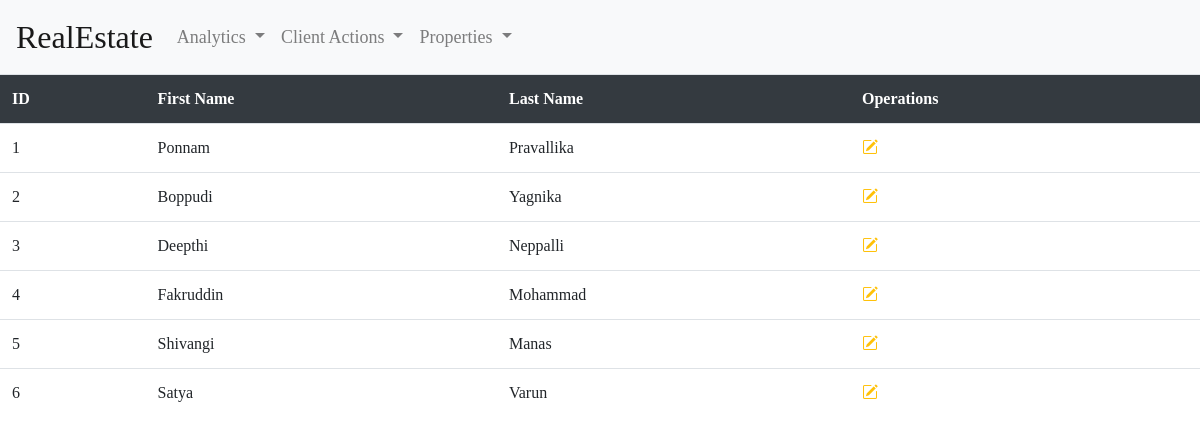
/viewclients/, run on the app's committed database.
### myapp/models.py (models this page shows)
class Client(models.Model):
        firstname = models.CharField(max_length = 60)
        lastname = models.CharField(max_length = 60)
        mobile = models.IntegerField(unique = True)
        address = models.CharField(max_length=60,null=True)
        email = models.EmailField(unique = True)
        gender = models.CharField(max_length = 6)
        dob = models.DateField(null=True)
        city = models.CharField(max_length = 60,null=True)
        state = models.CharField(max_length = 60,null=True)
        occupation = models.CharField(max_length = 60,null=True)
        source = models.CharField(max_length = 60,null=True)
        agent = models.CharField(max_length = 60,null=True)
        follow_up_date = models.DateField(null=True)
        doj = models.DateField(null=True)
        remarks = models.CharField(max_length = 120,blank=True)
        contacted = models.CharField(max_length=10,default="no")

### myapp/views.py (the view)
# urls.py: path('viewclients/',views.viewclients),
def viewclients(request):
    clients = Client.objects.all()  							#  "select * from blog"
    return render(request, 'viewclients.html', {'clients':clients})

### myapp/templates/viewclients.html (shortened to what this page needs)
{% extends 'adminhome.html' %}
{% block content %}
{% load static %}
<body>
<table class="table">
	<tr class="bg-dark text-white">
		<th>ID</th>
		<th>First Name</th>
		<th>Last Name</th>
        <th>Operations</th>
	</tr>
	{% for i in clients %}
	<tr>
		<td>{{forloop.counter}}</td>
		<td>{{i.firstname}}</a></td>
		<td>{{i.lastname}}</td>
		<td>
			<a href="/updateclient/{{i.firstname}}/" class="text-warning" title="Edit"><i class="bi bi-pencil-square"></i></a> &nbsp;&nbsp;&nbsp;
		</td>
	</tr>
	{% endfor %}
</table>
  {% endblock %}

### myapp/templates/adminhome.html (shortened to what this page needs)
{% load static %}
<!DOCTYPE html>
<html lang="en" xmlns="http://www.w3.org/1999/xhtml">
<head>
    <link rel="stylesheet" href="https://maxcdn.bootstrapcdn.com/bootstrap/4.5.2/css/bootstrap.min.css">
    <link rel="stylesheet" href="https://cdn.jsdelivr.net/npm/bootstrap-icons@1.3.0/font/bootstrap-icons.css">
    <link href="//netdna.bootstrapcdn.com/font-awesome/3.2.1/css/font-awesome.css" rel="stylesheet">
    <link href="https://unpkg.com/gijgo@1.9.13/css/gijgo.min.css" rel="stylesheet" type="text/css" />
    <link rel="stylesheet" href="{% static 'add-client.css' %}" />
</head>
<body>
<nav class="navbar navbar-expand-lg navbar-light bg-light">
  <a class="navbar-brand" href="/">RealEstate</a>
  <div class="collapse navbar-collapse" id="navbarSupportedContent">
    <ul class="navbar-nav mr-auto">
      <li class="nav-item dropdown">
        <a class="nav-link dropdown-toggle" href="#" id="navbarDropdown" role="button" data-toggle="dropdown" aria-haspopup="true" aria-expanded="false">
          Analytics
        </a>
      </li>
      <li class="nav-item dropdown">
        <a class="nav-link dropdown-toggle" href="#" id="navbarDropdown" role="button" data-toggle="dropdown" aria-haspopup="true" aria-expanded="false">
          Client Actions
        </a>
      </li>
      <li class="nav-item dropdown">
        <a class="nav-link dropdown-toggle" href="#" id="navbarDropdown" role="button" data-toggle="dropdown" aria-haspopup="true" aria-expanded="false">
          Properties
        </a>
      </li>
    </ul>
  </div>
</nav>
{% block content %}
{% endblock %}
  </body>
  </html>

### myapp/static/add-client.css (style rules this page uses)
* { font-family: "Times New Roman", Times, serif; }
body { background-image: url("https://media.istockphoto.com/photos/real-estate-concept-choose-house-to-buy-picture-id1282624945?b=1&k=20&m=1282624945&s=170667a&w=0&h=jtk7kVTK5XPuQ-CRncChevjoXzxf-4omVBBcL6FOnzo="); background-color: white; background-position: center; background-repeat: no-repeat; background-size: cover; position: relative; text-align: left; color: black }
body { background-image: url(""); background-color: white; background-position: center; background-repeat: no-repeat; background-size: cover; position: relative; text-align: left; color: black }
.navbar-brand { font-size: xx-large; }
.nav-item { font-size: large; }
.nav-link { color: black; }

### data on the page
Client: firstname "Ponnam", lastname "Pravallika"
Client: firstname "Boppudi", lastname "Yagnika"
Client: firstname "Deepthi", lastname "Neppalli"
Client: firstname "Fakruddin", lastname "Mohammad"
Client: firstname "Shivangi", lastname "Manas"
Client: firstname "Satya", lastname "Varun"
